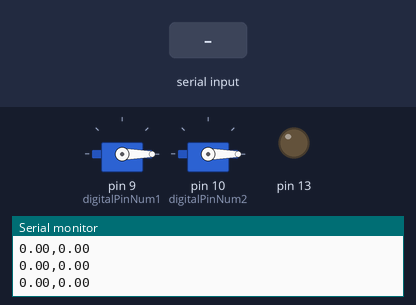
The sketch below on a simulated Arduino Uno, built with avr-gcc and run on an emulated ATmega328P. On the bench: 2 × servo, output pins drawn as LEDs (lit = HIGH), the last lines printed to the serial monitor. The test bench sets the inputs (shaded band).

Above: at 1.2 s.
1.3 s: "1" received over Serial
At 2.4 s:
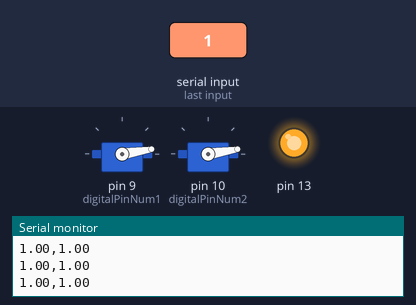
2.8 s: "2" received over Serial
At 3.5 s:
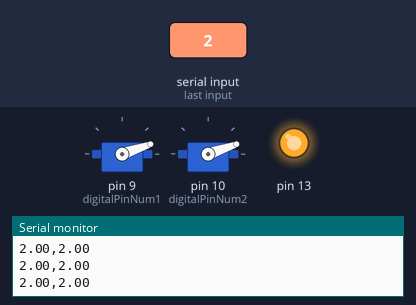
Timing chart, 0 to 5.8 s (numbered marks = the images above; inputs shaded):
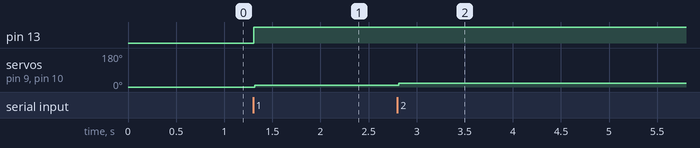

The sketch:

UnityArduinoComms.ino
```cpp
#include <SerialCommand.h>
#include <Servo.h>
#include <SoftwareSerial.h>

Servo Servo1; // create servo object to control Servo1
Servo Servo2; // create servo object to control Servo2

/*Global Constant Variables*/
const double PITCH_RADIUS = 5.75; //[mm] one half the pitch diamter
const int digitalPinNum1 = 9; //Digital pin from VR computer - for Servo1
const int digitalPinNum2 = 10; //Digital pin from VR computer - for Servo2
const double REF_VALUE = 0.00; //Reference value of system | Triggers restart of code
const double ERROR_THRESHOLD = 1.00; //Maximum allowable value for position error
const double MAX_DISTANCE_EXTEND = 20.0; //max distance the tactor can move
//const double maxDistanceContract = 0.00; //max distance the tactor can move  after being extended

/*Other Global Variables*/
double degreeIncrement; // Controls how fast we want theta to change
int caseNum = 0; //Number corresponding to situation causinga reset
int numLoops = 1; // Number of iterations in code

/*Initialize Servo1*/
double initialPosition1 = 0.00; //Posititon to move end effector from
double finalPosition1 = 0.00; //Posititon to move end effector to
double theta1 = 0.00; // variable to store the servo position

/*Initialize Servo2*/
double initialPosition2 = 0.00; //Posititon to move end effector from
double finalPosition2 = 0.00; //Posititon to move end effector to
double theta2 = 0.00; // variable to store the servo position

const int PRINT_DELAY = 5;

/*Goal position values*/
double desiredPos1 = 0.00;
double desiredPos2 = 0.00;

/*Unity Variables & Timing*/
double unityCurrentTime;
double trialNumber = 1; //default
  int counter = 0;
/********************************************************
   Function setup
   Parameters: void
   Returns: void
   Purpose: Initiaize values to 0 or reinitialize after ref value is sent.
            Called at start of code or when checkForReset sends error message.
*/
void setup() {

  Serial.begin(9600); //Initialize serial monitor w/ 9600 baud rate
  Serial.setTimeout(5); //set timeout to 100 ms
  Servo1.attach(digitalPinNum1);  // attaches the servo to the Servo1 object
  Servo2.attach(digitalPinNum2);  // attaches the servo to the Servo2 object

  pinMode(13, OUTPUT);

  //Set all servo1 values to 0
  initialPosition1 = 0.00;
  theta1 = 0.00;
  Servo1.write(theta1); //Start at servo zero position

  //Set all servo2 values to 0
  initialPosition2 = 0.00;
  theta2 = 0.00;
  Servo2.write(theta2); //Start at servo zero position

  while (!Serial) {
    //Blocking Code -- wait for serial port to connect
  }

}

void loop() {
  //Receives command from Unity via Serial
  receiveSerial();

  /*Servo1*/
  finalPosition1 = desiredPos1;

  double distanceToMove1 = finalPosition1 - initialPosition1;
  double thetaCurrent1 = theta1;

  /*Servo2*/
  finalPosition2 = desiredPos2;

  double distanceToMove2 = finalPosition2 - initialPosition2;
  double thetaCurrent2 = theta2;

  moveEndEffectors(distanceToMove1, thetaCurrent1, finalPosition1, distanceToMove2, thetaCurrent2, finalPosition2);

  //Prep Data for Processing:
  Serial.println((String)finalPosition1 + "," + (String)finalPosition2);
  //counter = counter+1;
 // Serial.println((String)counter+"\n");
}

/********************************************************
   Function receiveSerial
   Parameters: none
   Returns: void
   Purpose: Receives serial input and converts to usable form
            Can also test serial connnection if needed
            Sets the desired positions of each servo
*/

void receiveSerial() {
  if (Serial.available() > 0) {
    digitalWrite(13, HIGH);
    String rawData = Serial.readString();
    //Serial.println("Raw data: " + rawData);

    String inByte1 = rawData.substring(0, rawData.indexOf("A"));
    String inByte2 = rawData.substring(rawData.indexOf("A") + 1, rawData.indexOf("B"));

    desiredPos1 = inByte1.toDouble();
    desiredPos2 = inByte2.toDouble();

    //Cap movable distance
    if(desiredPos1 > MAX_DISTANCE_EXTEND)
    {
      desiredPos1 = MAX_DISTANCE_EXTEND;
    }
    if(desiredPos2 > MAX_DISTANCE_EXTEND)
    {
      desiredPos2 = MAX_DISTANCE_EXTEND;
    }
  }
}
```

checkForReset.ino
```cpp
/********************************************************
   Function checkForReset
   Parameters: finalPosition, errorVal, caseNum
   Returns: void
   Purpose: Decides if the code needs to reset.
            Reset conditions met if finalPosition = reference
            value or if error value exceeds threshold
            (allows overriding initialPosition = finalPosition if necessary)
            Informs user of what caused the reset using caseNum
*/
void checkForReset(double finalPosition, double errorVal,  int caseNum) {
  if (finalPosition == REF_VALUE || errorVal >= ERROR_THRESHOLD) {

    //Error Message:
    //Serial.println("    Refernce Value Sent \n~~~~~~~~~~~ CALLING SETUP | RESTARTING CODE ~~~~~~~~~~~~"); delay(PRINT_DELAY);

    caseNum = 0;
    delay(2000);
    setup(); //Call setup()
  }
}
```

moveEndEffectors.ino
```cpp
/*Module Level Variables*/
double arcLength; //arc length of gear travel

double degInc1 = 0.00; //degree increment for servo1
double degInc2 = 0.00; //degree increment for servo2

bool servo1Condition;
bool servo2Condition;

/*********************************************************
   Function moveEndEffector
   Parameters: distanceToMove, thetaCurrent, finalPosition
   Returns: void
   Purpose: Extends the end effector by the input value relative
            to the servo's initial position.
            Updates servo position after move is competed.
*/
void moveEndEffectors(double distanceToMove1, double thetaCurrent1, double finalPosition1, double distanceToMove2, double thetaCurrent2, double finalPosition2) {

  /*Servo1*/
  bool continueServo1 = true;
  double deltaTheta1 = (distanceToMove1 / PITCH_RADIUS) * (180 / PI); //Change in angle to meet new position
  double thetaFinal1 = thetaCurrent1 + deltaTheta1; //Final angle to go to to meet distance requested

  /*Servo2*/
  bool continueServo2 = true;
  double deltaTheta2 = (distanceToMove2 / PITCH_RADIUS) * (180 / PI); //Change in angle to meet new position
  double thetaFinal2 = thetaCurrent2 + deltaTheta2; //Final angle to go to to meet distance requested

  /*Move Servos:*/
  while(continueServo1 == true || continueServo2 == true){
    /*Servo1*/
    if(continueServo1 == true){
      if(distanceToMove1 > 0){
        servo1Condition = (theta1 <= thetaFinal1);
        degInc1 = 1;
      }
      else if(distanceToMove1 < 0){
         servo1Condition = (theta1 >= abs(thetaFinal1));
         degInc1 = -1;
      }
      else {
        servo1Condition = false;
      }

      if (servo1Condition){
        Servo1.write(theta1); // write to servo
        //delay(5); //  give servo time  to move

        theta1 +=degInc1; //update theta1
      }
      else{
        continueServo1 = false;
        initialPosition1 = finalPosition1; //Update position after moving completed
      }
    }

    /*Servo2*/
    if(continueServo2 == true){
      if(distanceToMove2 > 0){
        servo2Condition = (theta2 <= thetaFinal2);
        degInc2 = 1;
      }
      else if(distanceToMove2 < 0){
         servo2Condition = (theta2 >= abs(thetaFinal2));
         degInc2 = -1;
      }
      else {
        servo2Condition = false;
      }

      if (servo2Condition){
        Servo2.write(theta2); // write to servo
        //delay(5); //  give servo time  to move

        theta2 += degInc2; //update theta2
      }
      else{
        continueServo2 = false;
        initialPosition2 = finalPosition2; //Update position after moving completed
      }
    }
  }
}
```

Measured:
- after the input at 1.3 s, pin 13: LOW → HIGH at once; servo on pin 9 (digitalPinNum1), servo on pin 10 (digitalPinNum2): 0° → 9° at once
- after the input at 2.8 s, servo on pin 9 (digitalPinNum1), servo on pin 10 (digitalPinNum2): 9° → 19° at once
